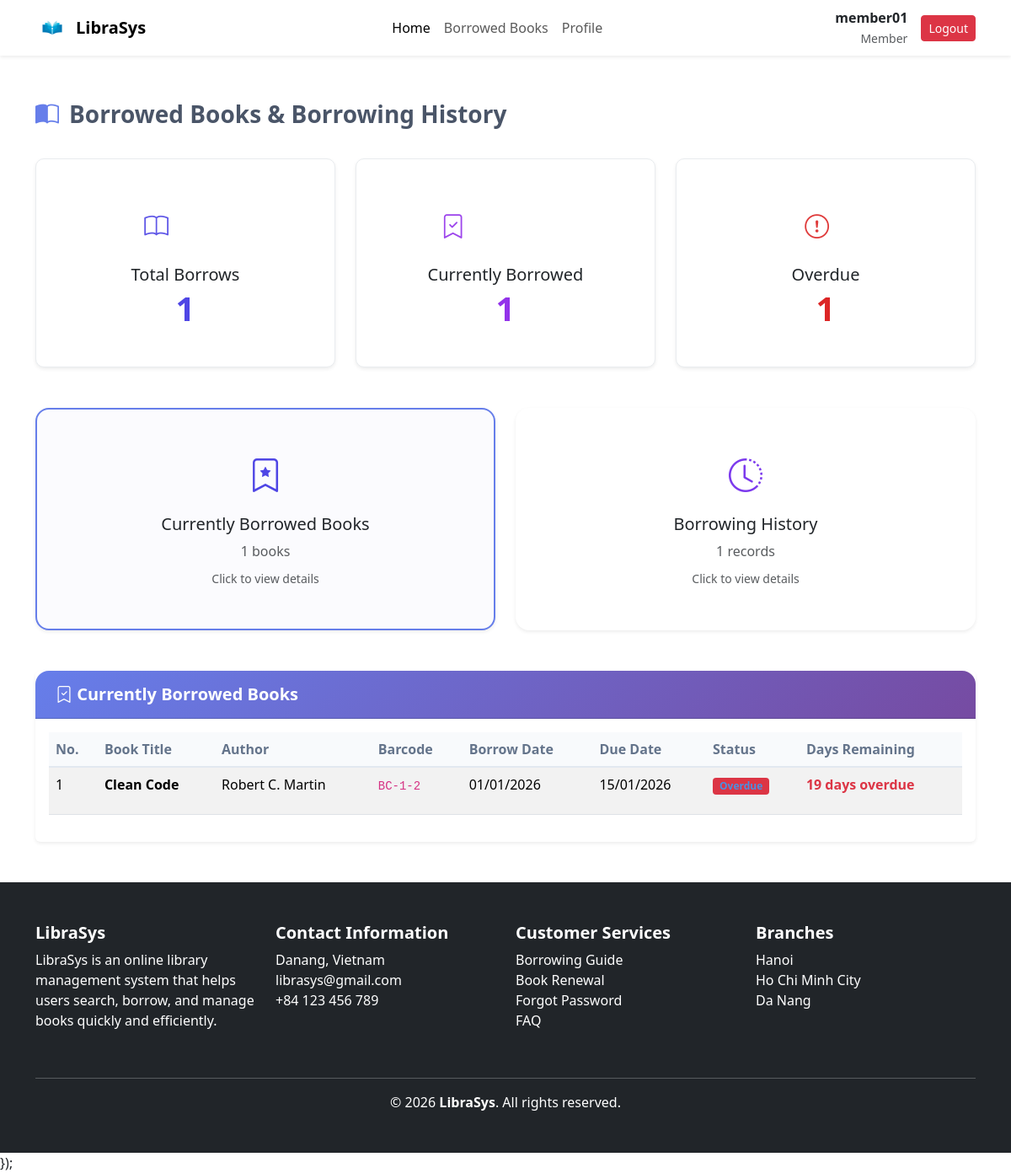
/member/borrowedBooks (signed in), run on the app's committed database.
### tables this page shows
CREATE TABLE `borrow_records` (
  `borrow_id` int(11) NOT NULL,
  `user_id` int(11) DEFAULT NULL,
  `borrow_date` date NOT NULL,
  `due_date` date NOT NULL,
  `return_date` date DEFAULT NULL,
  `status` enum('borrowed','returned','overdue') DEFAULT 'borrowed'
);

CREATE TABLE `books` (
  `book_id` int(11) NOT NULL,
  `title` varchar(255) NOT NULL,
  `author` varchar(150) DEFAULT NULL,
  `category_id` int(11) DEFAULT NULL,
  `image_url` varchar(255) DEFAULT NULL,
  `Description` text DEFAULT NULL
);

CREATE TABLE `book_copies` (
  `book_copy_id` int(11) NOT NULL,
  `book_id` int(11) DEFAULT NULL,
  `status` enum('available','borrowed','damaged','lost') DEFAULT 'available',
  `barcode` varchar(50) DEFAULT NULL,
  `created_at` timestamp NOT NULL DEFAULT current_timestamp()
);

### app/core/Controller.php (called while the page is built, shortened)
<?php
class Controller
{
    protected function model($model)
    {
        $modelPath = __DIR__ . '/../models/' . $model . '.php';
        return new $model();
    }
    protected function view($view, $data = [])
    {
        extract($data);
        $viewPath = __DIR__ . '/../views/' . $view . '.php';
        require_once $viewPath;
    }
}

### app/controllers/MemberController.php (called while the page is built, shortened)
<?php
class MemberController extends Controller
{
    public function borrowedBooks()
    {
        $user_id = $_SESSION['user_id'];
        $borrowRecordModel = $this->model('BorrowRecord');
        $currentBorrows = $borrowRecordModel->getCurrentBorrowsByUser($user_id);
        $borrowHistory = $borrowRecordModel->getBorrowHistoryByUser($user_id);
        $this->view('member/borrowed_books', [
            'currentBorrows' => $currentBorrows,
            'borrowHistory' => $borrowHistory,
            'title' => 'Sách Đang Mượn & Lịch Sử Mượn'
        ]);
    }
}

### app/core/Router.php (called while the page is built, shortened)
<?php
class Router
{
    public function run()
    {
        $requestUri = parse_url($_SERVER['REQUEST_URI'], PHP_URL_PATH);
        if (strpos($requestUri, '/public/') !== false) {
            $requestUri = substr($requestUri, strpos($requestUri, '/public/') + 8);
        } elseif (substr($requestUri, -7) === '/public') {
            $requestUri = '';
        } else {
            $requestUri = trim($requestUri, '/');
        }
        $requestUri = trim($requestUri, '/');
        $requestUri = preg_replace('/\.php$/', '', $requestUri);
        $requestUri = preg_replace('/^index\/?/', '', $requestUri);
        $parts = !empty($requestUri) ? explode('/', $requestUri) : [];
        $parts = array_filter($parts, fn($p) => !empty($p));
        $parts = array_values($parts);
        $method = !empty($parts[1]) ? $parts[1] : 'index';
        $params = array_slice($parts, 2);
        $controller = new $controllerName();
        call_user_func_array([$controller, $method], $params);
    }
}

### public/index.php (called while the page is built, shortened)
<?php
require_once __DIR__ . '/../app/config/database.php';
require_once __DIR__ . '/../app/core/Router.php';
require_once __DIR__ . '/../app/core/Controller.php';
require_once __DIR__ . '/../app/core/Model.php';
$router = new Router();
$router->run();

### app/core/Model.php (called while the page is built, shortened)
<?php
class Model {
    public function __construct() {
        $database = new Database();
        $this->db = $database->connect();
    }
}

### app/config/database.php (called while the page is built, shortened)
<?php
class Database {
    private $host = 'localhost';
    private $db_name = 'library_management';
    private $username = 'root';
    private $password = '';
    private $conn;
    public function connect() {
        try {
            $this->conn = new PDO(
                "mysql:host={$this->host};dbname={$this->db_name};charset=utf8",
                $this->username,
                $this->password
            );
            $this->conn->setAttribute(PDO::ATTR_ERRMODE, PDO::ERRMODE_EXCEPTION);
        } catch (PDOException $e) {
            die('Database connection failed: ' . $e->getMessage());
        }
        return $this->conn;
    }
}

### app/models/BorrowRecord.php (called while the page is built, shortened)
<?php
class BorrowRecord extends Model
{
    public function getBorrowHistoryByUser($user_id)
    {
        $sql = "SELECT
                    br.borrow_id,
                    br.borrow_date,
                    br.due_date,
                    br.return_date,
                    br.status,
                    b.title,
                    b.author,
                    bc.barcode
                FROM borrow_records br
                INNER JOIN borrow_records_book_copies brbc ON br.borrow_id = brbc.borrow_id
                INNER JOIN book_copies bc ON brbc.book_copy_id = bc.book_copy_id
                INNER JOIN books b ON bc.book_id = b.book_id
                WHERE br.user_id = ?
                ORDER BY br.borrow_date DESC";
        $stmt = $this->db->prepare($sql);
        $stmt->execute([$user_id]);
        return $stmt->fetchAll(PDO::FETCH_ASSOC);
    }
    public function getCurrentBorrowsByUser($user_id)
    {
        $sql = "SELECT
                    br.borrow_id,
                    br.borrow_date,
                    br.due_date,
                    br.status,
                    b.title,
                    b.author,
                    b.book_id,
                    bc.barcode,
                    DATEDIFF(br.due_date, CURDATE()) as days_remaining
                FROM borrow_records br
                INNER JOIN borrow_records_book_copies brbc ON br.borrow_id = brbc.borrow_id
                INNER JOIN book_copies bc ON brbc.book_copy_id = bc.book_copy_id
                INNER JOIN books b ON bc.book_id = b.book_id
                WHERE br.user_id = ? AND br.status != 'returned'
                ORDER BY br.due_date ASC";
        $stmt = $this->db->prepare($sql);
        $stmt->execute([$user_id]);
        return $stmt->fetchAll(PDO::FETCH_ASSOC);
    }
}

### app/views/member/borrowed_books.php (the view, shortened to what this page needs)
<?php
require_once __DIR__ . '/../layouts/header.php';
$totalBorrows =  count($borrowHistory);
$overdueCount = 0;
foreach ($currentBorrows as $borrow) {
    if ($borrow['status'] == 'overdue') {
        $overdueCount++;
    }
}
?>
<div class="container my-5">
    <div class="page-title">
        <i class="bi bi-book-half"></i>
        <span>Borrowed Books & Borrowing History</span>
    </div>
    <div class="row mb-5 gy-4">
        <div class="col-md-4 col-sm-6">
            <div class="card text-center shadow-sm h-100 stat-card stat-card-primary">
                <div class="card-body py-4">
                    <div class="stat-icon">
                        <i class="bi bi-book"></i>
                    </div>
                    <h5 class="card-title">Total Borrows</h5>
                    <p class="card-text stat-number stat-number-primary"><?php echo $totalBorrows; ?></p>
                </div>
            </div>
        </div>
        <div class="col-md-4 col-sm-6">
            <div class="card text-center shadow-sm h-100 stat-card stat-card-purple">
                <div class="card-body py-4">
                    <div class="stat-icon">
                        <i class="bi bi-bookmark-check"></i>
                    </div>
                    <h5 class="card-title">Currently Borrowed</h5>
                    <p class="card-text stat-number stat-number-purple"><?php echo count($currentBorrows); ?></p>
                </div>
            </div>
        </div>
        <div class="col-md-4 col-sm-6">
            <div class="card text-center shadow-sm h-100 stat-card stat-card-danger">
                <div class="card-body py-4">
                    <div class="stat-icon">
                        <i class="bi bi-exclamation-circle"></i>
                    </div>
                    <h5 class="card-title">Overdue</h5>
                    <p class="card-text stat-number stat-number-danger"><?php echo $overdueCount; ?></p>
                </div>
            </div>
        </div>
    </div>
    <div class="row mb-5 gy-4">
        <div class="col-md-6">
            <div class="card shadow-sm border-0 cursor-pointer section-card section-transition" data-section="current">
                <div class="card-body text-center py-5">
                    <i class="bi bi-bookmark-star section-card-icon"></i>
                    <h5 class="card-title section-card-title">Currently Borrowed Books</h5>
                    <p class="text-muted mb-2"><?php echo count($currentBorrows); ?> books</p>
                    <p class="text-muted mb-0"><small>Click to view details</small></p>
                </div>
            </div>
        </div>
        <div class="col-md-6">
            <div class="card shadow-sm border-0 cursor-pointer section-card section-transition" data-section="history">
                <div class="card-body text-center py-5">
                    <i class="bi bi-clock-history section-card-icon"></i>
                    <h5 class="card-title section-card-title-history">Borrowing History</h5>
                    <p class="text-muted mb-2"><?php echo count($borrowHistory); ?> records</p>
                    <p class="text-muted mb-0"><small>Click to view details</small></p>
                </div>
            </div>
        </div>
    </div>
    <div id="current-section" class="section-content">
        <div class="card shadow-sm border-0">
            <div class="card-header card-header-section">
                <h5>
                    <i class="bi bi-bookmark-check"></i>
                    Currently Borrowed Books
                </h5>
            </div>
            <div class="card-body">
                <?php if (empty($currentBorrows)): ?>
                    <div class="alert alert-info text-center" role="alert">
                        <i class="bi bi-info-circle"></i> You currently have no borrowed books.
                    </div>
                <?php else: ?>
                    <div class="table-responsive">
                        <table class="table table-striped table-hover">
                            <thead>
                                <tr>
                                    <th>No.</th>
                                    <th>Book Title</th>
                                    <th>Author</th>
                                    <th>Barcode</th>
                                    <th>Borrow Date</th>
                                    <th>Due Date</th>
                                    <th>Status</th>
                                    <th>Days Remaining</th>
                                </tr>
                            </thead>
                            <tbody>
                                <?php foreach ($currentBorrows as $index => $borrow): ?>
                                    <?php
                                    $statusClass = '';
                                    $statusText = '';
                                    $daysRemaining = $borrow['days_remaining'] ?? 0;
                                    if ($borrow['status'] == 'overdue') {
                                        $statusClass = 'badge bg-danger';
                                        $statusText = 'Overdue';
                                    } else {
                                        $statusClass = 'badge bg-success';
                                        $statusText = 'Borrowed';
                                    }
                                    $daysClass = '';
                                    if ($daysRemaining <= 3 && $daysRemaining > 0) {
                                        $daysClass = 'text-warning fw-bold';
                                    } elseif ($daysRemaining <= 0) {
                                        $daysClass = 'text-danger fw-bold';
                                    } else {
                                        $daysClass = 'text-success';
                                    }
                                    ?>
                                    <tr>
                                        <td><?php echo $index + 1; ?></td>
                                        <td><strong><?php echo htmlspecialchars($borrow['title']); ?></strong></td>
                                        <td><?php echo htmlspecialchars($borrow['author']); ?></td>
                                        <td><code><?php echo htmlspecialchars($borrow['barcode']); ?></code></td>
                                        <td><?php echo date('d/m/Y', strtotime($borrow['borrow_date'])); ?></td>
                                        <td><?php echo date('d/m/Y', strtotime($borrow['due_date'])); ?></td>
                                        <td><span class="<?php echo $statusClass; ?>"><?php echo $statusText; ?></span></td>
                                        <td><span class="<?php echo $daysClass; ?>">
                                                <?php
                                                if ($daysRemaining > 0) {
                                                    echo $daysRemaining . ' days';
                                                } elseif ($daysRemaining == 0) {
                                                    echo 'Today';
                                                } else {
                                                    echo abs($daysRemaining) . ' days overdue';
                                                }
                                                ?>
                                            </span></td>
                                    </tr>
                                <?php endforeach; ?>
                            </tbody>
                        </table>
                    </div>
                <?php endif; ?>
            </div>
        </div>
    </div>
</div>
<?php require_once __DIR__ . '/../layouts/footer.php'; ?>
<?php require_once __DIR__ . '/../layouts/footer.php'; ?>

### public/assets/css/style.css (style rules this page uses)
:root { --primary-color: #4a90e2; --secondary-color: #f39c12; --text-dark: #333; --text-muted: #777; --bg-light: #f8f9fa; --white: #ffffff; --danger: #e74c3c; --success: #2ecc71; --shadow: 0 4px 12px rgba(0, 0, 0, 0.1); }
.badge { display: inline-block; background: #e1f0ff; color: var(--primary-color); padding: 4px 8px; border-radius: 4px; font-size: 0.75rem; margin-bottom: 15px; align-self: flex-start; }

### public/assets/css/borrowed_books.css (style rules this page uses)
:root { --primary-gradient: linear-gradient(135deg, #667eea 0%, #764ba2 100%); --hover-shadow: 0 0.75rem 1.5rem rgba(0, 0, 0, 0.1); }
.page-title { color: #4a5568; font-weight: 700; font-size: 1.75rem; margin-bottom: 2rem; display: flex; align-items: center; gap: 0.75rem; }
.page-title i { color: #667eea; }
.stat-card { border: none; border-radius: 1rem; transition: transform 0.3s ease, box-shadow 0.3s ease; background: white; }
.stat-icon { font-size: 2.5rem; margin-bottom: 1rem; opacity: 0.9; }
.stat-number { font-size: 2.5rem; font-weight: 800; line-height: 1; }
.stat-card-primary .stat-icon, .stat-card-primary .stat-number { color: #4f46e5; }
.stat-card-purple .stat-icon, .stat-card-purple .stat-number { color: #9333ea; }
.stat-card-danger .stat-icon, .stat-card-danger .stat-number { color: #dc2626; }
.section-card { border: 2px solid transparent !important; border-radius: 1rem; transition: all 0.3s ease; background: white; }
.section-card.active { border-color: #667eea !important; background-color: #fbfbfe; }
.section-card-icon { font-size: 2.5rem; margin-bottom: 1rem; display: block; transition: transform 0.3s ease; }
.section-card[data-section="current"] .section-card-icon { color: #4f46e5; }
.section-card[data-section="history"] .section-card-icon { color: #7c3aed; }
.card-header-section { background: var(--primary-gradient); color: white; border-radius: 1rem 1rem 0 0 !important; padding: 1rem 1.5rem; }
.card-header-section h5 { margin: 0; font-weight: 600; }
.table thead th { background-color: #f8fafc; font-weight: 600; color: #64748b; border-bottom: 2px solid #e2e8f0; }

### public/assets/css/admin.css (style rules this page uses)
.stat-card { background-color: #fff; border-radius: 10px; padding: 25px; display: flex; align-items: center; gap: 20px; border: 1px solid #e9ecef; box-shadow: 0 2px 10px rgba(0, 0, 0, 0.05); }
.stat-icon { width: 60px; height: 60px; border-radius: 50%; display: flex; align-items: center; justify-content: center; font-size: 1.8rem; color: #fff; }

### data on the page
borrow_records: books.title "Clean Code", books.author "Robert C. Martin", book_copies.barcode "BC-1-2", borrow_date "01/01/2026", due_date "15/01/2026", status "Overdue", daysRemaining "19"

### other printed values
$_SESSION['username'] "member01"
$_SESSION['role'] "Member"
$totalBorrows "1"
count($currentBorrows) "1"
$overdueCount "1"
count($borrowHistory) "1"
